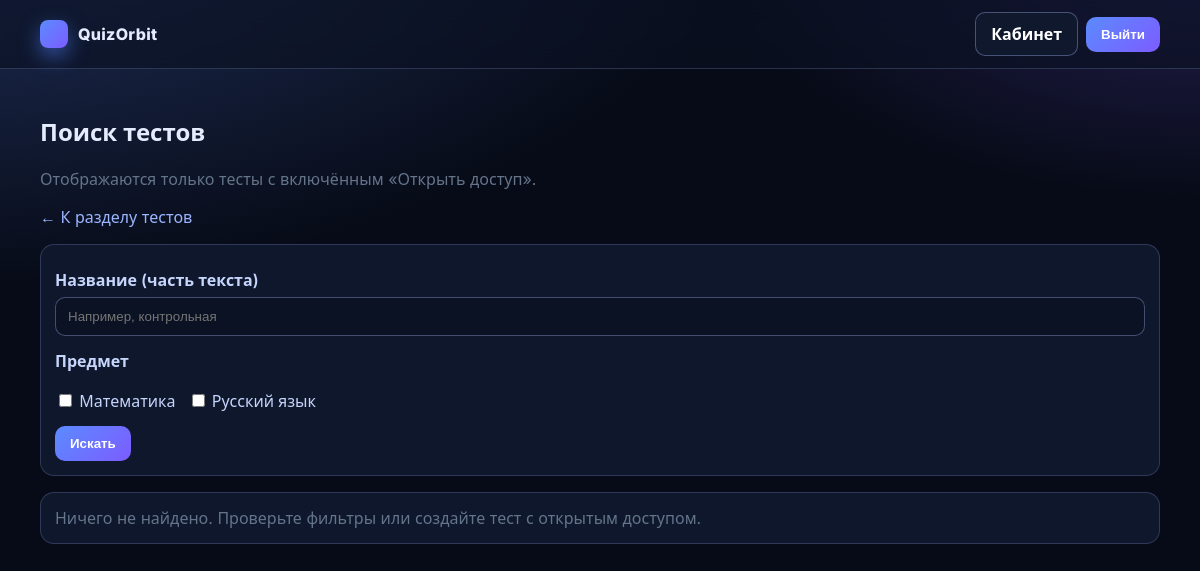
The page /tests/search (signed in) on the database as committed earlier.
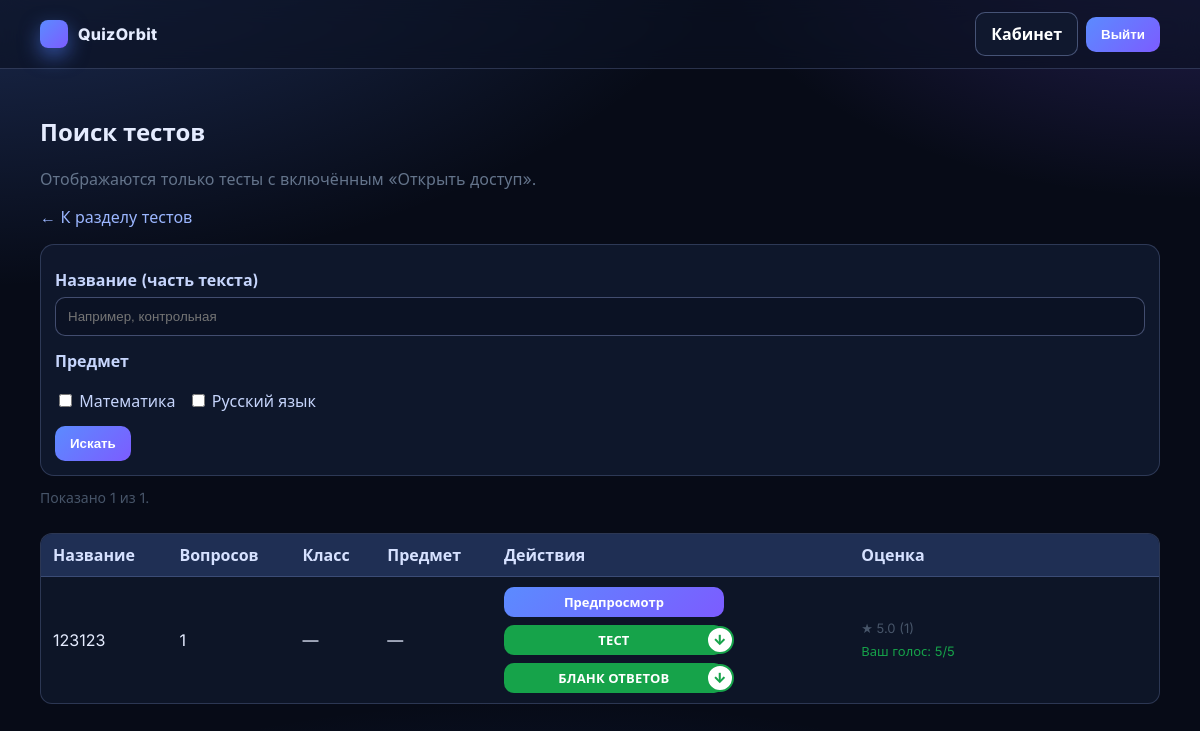
The same page on the database as committed later.
### app/models.py (models this page shows)
class TestBlank(db.Model):
    __tablename__ = "test_blanks"
    id = db.Column(db.Integer, primary_key=True)
    uuid = db.Column(db.String(36), unique=True, nullable=False, default=lambda: str(uuid.uuid4()))
    owner_id = db.Column(db.Integer, db.ForeignKey("users.id"), nullable=False, index=True)
    title = db.Column(db.String(200), nullable=True)
    is_public = db.Column(db.Boolean, nullable=False, default=False)
    grade = db.Column(db.Integer, nullable=True)
    subject = db.Column(db.String(50), nullable=True)
    question_count = db.Column(db.Integer, nullable=False)
    created_at = db.Column(db.DateTime, default=datetime.utcnow, nullable=False)
    layout_json = db.Column(db.Text, nullable=True)
    owner = db.relationship("User", back_populates="blanks")
    questions = db.relationship(
        "TestQuestion", back_populates="blank", order_by="TestQuestion.question_number", cascade="all, delete-orphan"
    )
    ratings = db.relationship("TestBlankRating", back_populates="blank", cascade="all, delete-orphan")

### app/routes_web.py (the view)
@web_bp.route("/tests/search", methods=["GET"])
@login_required
def tests_search():
    q = request.args.get("q", "").strip()
    subject_keys = [s for s in request.args.getlist("subject") if s in SUBJECT_LABELS]
    page_raw = (request.args.get("page") or "1").strip()
    try:
        page = max(1, int(page_raw))
    except Exception:
        page = 1
    per_page = 12
    query = TestBlank.query.filter(TestBlank.is_public.is_(True))
    if q:
        query = query.filter(TestBlank.title.ilike(f"%{q}%"))
    if subject_keys:
        query = query.filter(TestBlank.subject.in_(subject_keys))
    query = query.order_by(TestBlank.created_at.desc())
    total = query.count()
    pages = (total + per_page - 1) // per_page if total else 0
    if pages and page > pages:
        page = pages
    items = query.offset((page - 1) * per_page).limit(per_page).all() if total else []
    rating_stats, my_ratings = _ratings_for_blank_ids([t.id for t in items], current_user.id)
    return render_template(
        "tests_search.html",
        items=items,
        q=q,
        subject_keys=subject_keys,
        subject_labels=SUBJECT_LABELS,
        page=page,
        pages=pages,
        total=total,
        query_args={"q": q, "subject": subject_keys},
        rating_stats=rating_stats,
        my_ratings=my_ratings,
        return_to=request.full_path.rstrip("?"),
    )

### app/models.py (called while the page is built)
@login_manager.user_loader
def load_user(user_id: str):
    try:
        return User.query.get(int(user_id))
    except Exception:
        return None

### app/templates/tests_search.html (shortened to what this page needs)
{% extends "base.html" %}
{% block content %}
  <div class="tests-search-page">
  <h2>Поиск тестов</h2>
  <p class="muted-note">Отображаются только тесты с включённым «Открыть доступ».</p>
  <div class="back-link-wrap">
    <a href="{{ url_for('web.tests_hub') }}">← К разделу тестов</a>
  </div>
  <form method="get" class="box search-form">
    <label>Название (часть текста)</label>
    <input type="text" name="q" value="{{ q }}" placeholder="Например, контрольная" />
    <label style="margin-top:14px;">Предмет</label>
    <div class="subject-list">
      {% for key, label in subject_labels.items() %}
        <label class="subject-item">
          <input type="checkbox" name="subject" value="{{ key }}" {% if key in subject_keys %}checked{% endif %} />
          {{ label }}
        </label>
      {% endfor %}
    </div>
    <div class="search-actions">
      <button class="btn" type="submit">Искать</button>
    </div>
  </form>
  {% if items %}
    <div class="results-meta">Показано {{ items|length }} из {{ total }}.</div>
    <div class="table-wrap">
    <table class="data">
      <thead>
        <tr>
          <th>Название</th>
          <th>Вопросов</th>
          <th>Класс</th>
          <th>Предмет</th>
          <th class="actions-cell">Действия</th>
          <th class="rating-cell">Оценка</th>
        </tr>
      </thead>
      <tbody>
        {% for t in items %}
          <tr>
            <td>{{ t.title if t.title else ('Тест ' ~ t.uuid[:8]) }}</td>
            <td>{{ t.question_count }}</td>
            <td>{% if t.grade %}{{ t.grade }}{% else %}—{% endif %}</td>
            <td>{% if t.subject %}{{ subject_labels.get(t.subject, t.subject) }}{% else %}—{% endif %}</td>
            <td>
              <div class="action-buttons">
                <a class="btn js-preview-open" style="padding:6px 10px; font-size:13px;" href="{{ url_for('web.tests_preview', blank_uuid=t.uuid) }}" data-preview-url="{{ url_for('web.tests_preview', blank_uuid=t.uuid) }}">Предпросмотр</a>
                <a class="btn btn-download" style="padding:6px 10px; font-size:13px;" href="{{ url_for('web.blank_pdf_questions', blank_uuid=t.uuid) }}"><span>Тест</span><span class="download-icon">↓</span></a>
                <a class="btn btn-download nowrap" style="padding:6px 10px; font-size:13px;" href="{{ url_for('web.blank_pdf_answers', blank_uuid=t.uuid) }}"><span>Бланк ответов</span><span class="download-icon">↓</span></a>
              </div>
            </td>
            <td>
              {% set rs = rating_stats.get(t.id) %}
              {% set my = my_ratings.get(t.id) %}
              <div class="rating-info">
                {% if rs %}
                  ★ {{ '%.1f'|format(rs[0]) }} ({{ rs[1] }})
                {% else %}
                  Пока нет оценок
                {% endif %}
              </div>
              {% if my %}
                <div class="my-rating">Ваш голос: {{ my }}/5</div>
              {% endif %}
            </td>
          </tr>
        {% endfor %}
      </tbody>
    </table>
    </div>
  {% else %}
    <div class="box empty-state">Ничего не найдено. Проверьте фильтры или создайте тест с открытым доступом.</div>
  {% endif %}
  </div>
{% endblock %}

Rows that differ between the two databases and show on the page:
added TestBlank: title "123123", question_count "1", rs "5.0", rs "1", my "5"
Other text that changed with them:
{{ items|length }}: (not shown) → "1"
{{ total }}: (not shown) → "1"
text no longer shown: "Ничего не найдено. Проверьте фильтры или создайте тест с открытым доступом."
text now shown: "Показано из . Название Вопросов Класс Предмет Действия Оценка"
